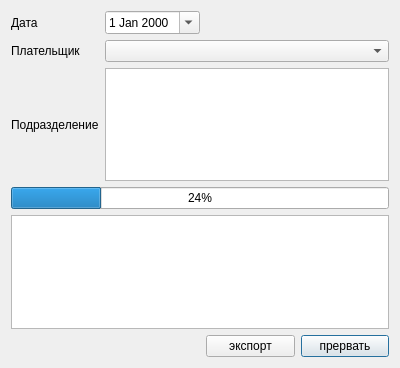
<?xml version="1.0" encoding="UTF-8"?>
<ui version="4.0">
 <class>ExportAttachClientPage1</class>
 <widget class="QDialog" name="ExportAttachClientPage1">
  <property name="geometry">
   <rect>
    <x>0</x>
    <y>0</y>
    <width>400</width>
    <height>368</height>
   </rect>
  </property>
  <property name="windowTitle">
   <string>Dialog</string>
  </property>
  <layout class="QGridLayout" name="gridLayout">
   <item row="7" column="0" colspan="4">
    <widget class="CProgressBar" name="progressBar">
     <property name="value">
      <number>24</number>
     </property>
    </widget>
   </item>
   <item row="8" column="0" colspan="4">
    <widget class="QTextBrowser" name="logBrowser"/>
   </item>
   <item row="0" column="0">
    <widget class="QLabel" name="lblDate">
     <property name="text">
      <string>Дата</string>
     </property>
    </widget>
   </item>
   <item row="2" column="0">
    <widget class="QLabel" name="lblInsurer">
     <property name="text">
      <string>Плательщик</string>
     </property>
    </widget>
   </item>
   <item row="0" column="1">
    <widget class="CDateEdit" name="edtDate">
     <property name="enabled">
      <bool>true</bool>
     </property>
     <property name="calendarPopup">
      <bool>true</bool>
     </property>
    </widget>
   </item>
   <item row="5" column="0">
    <widget class="QLabel" name="lblOrgStructure">
     <property name="text">
      <string>Подразделение</string>
     </property>
    </widget>
   </item>
   <item row="2" column="1" colspan="3">
    <widget class="CInsurerComboBox" name="cmbInsurer"/>
   </item>
   <item row="9" column="3">
    <widget class="QPushButton" name="btnCancel">
     <property name="text">
      <string>прервать</string>
     </property>
    </widget>
   </item>
   <item row="9" column="2">
    <widget class="QPushButton" name="btnExport">
     <property name="text">
      <string>экспорт</string>
     </property>
    </widget>
   </item>
   <item row="5" column="1" colspan="3">
    <widget class="CRBListBox" name="lstOrgStructure"/>
   </item>
  </layout>
 </widget>
 <customwidgets>
  <customwidget>
   <class>CProgressBar</class>
   <extends>QProgressBar</extends>
   <header>library/ProgressBar.h</header>
  </customwidget>
  <customwidget>
   <class>CDateEdit</class>
   <extends>QDateEdit</extends>
   <header>library/DateEdit.h</header>
  </customwidget>
  <customwidget>
   <class>CRBListBox</class>
   <extends>QListView</extends>
   <header>library/RBListBox.h</header>
  </customwidget>
  <customwidget>
   <class>CInsurerComboBox</class>
   <extends>QComboBox</extends>
   <header>Orgs/OrgComboBox.h</header>
  </customwidget>
 </customwidgets>
 <resources/>
 <connections/>
</ui>
